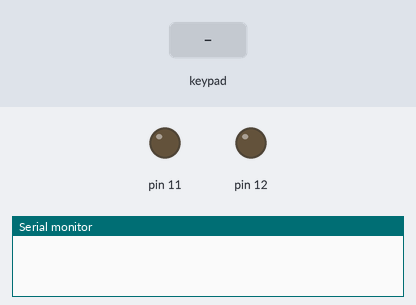
Bench run of a sketch on a simulated Arduino Uno, built with avr-gcc and run on an emulated ATmega328P. Parts: output pins drawn as LEDs (lit = HIGH), the last lines printed to the serial monitor. The test bench sets the inputs (shaded band).

Above: at 1.2 s.
1.3 s: key '1' pressed
At 2.5 s:
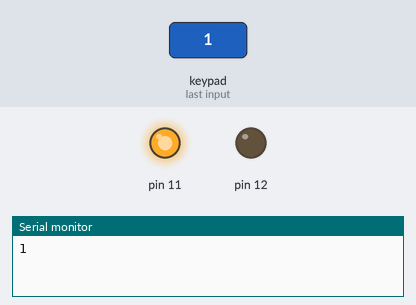
2.8 s: keypad keys 5 4 3 2 # pressed 0.4 s apart
At 4.5 s:
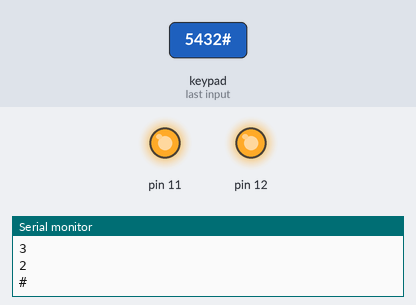
6.3 s: keypad keys 1 3 9 7 * pressed 0.4 s apart
At 7.4 s:
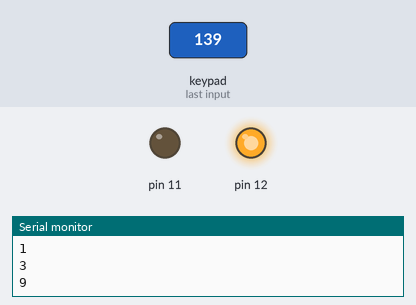
11.3 s: key '2' pressed
At 12.3 s:
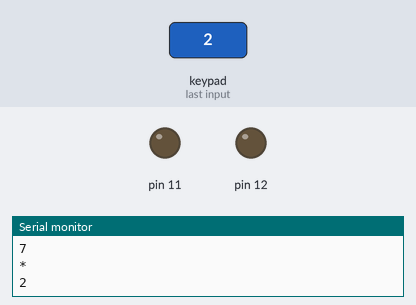
12.8 s: keypad keys 5 4 3 2 D pressed 0.4 s apart
At 14.4 s:
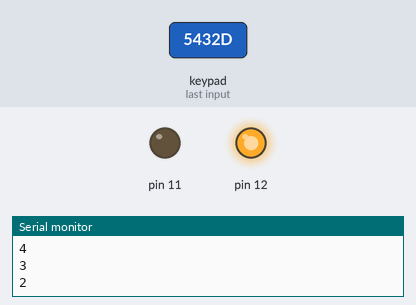
Timing chart, 0 to 15.9 s (numbered marks = the images above; inputs shaded):
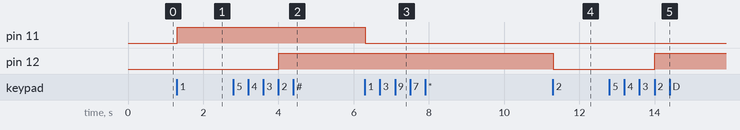

The sketch:

keypad4x4_example.ino
```cpp
#include <Keypad.h>

const byte ROWS = 4; //four rows
const byte COLS = 4; //three columns
char keys[ROWS][COLS] = {
  {'1','2','3','A'},
  {'4','5','6','B'},
  {'7','8','9','C'},
  {'*','0','#','D'}
};
byte rowPins[ROWS] = {5, 4, 3, 2}; //connect to the row pinouts of the keypad
byte colPins[COLS] = {9, 8, 7,6}; //connect to the column pinouts of the keypad

Keypad keypad = Keypad( makeKeymap(keys), rowPins, colPins, ROWS, COLS );

void setup(){
  Serial.begin(9600);
  pinMode(11,OUTPUT);
  pinMode(12,OUTPUT);
}

void loop(){
  char key = keypad.getKey();

  if(key)
  {
    Serial.println(key);
//  delay(100);
   if(key=='1')
   digitalWrite(11,!digitalRead(11));
   if(key=='2')
   digitalWrite(12,!digitalRead(12));

  }

}
```

Measured:
- after the input at 1.3 s, pin 11: LOW → HIGH at once
- after the input at 2.8 s, pin 12: LOW → HIGH after 1.2 s
- after the input at 6.3 s, pin 11: HIGH → LOW at once
- after the input at 11.3 s, pin 12: HIGH → LOW at once
- after the input at 12.8 s, pin 12: LOW → HIGH after 1.2 s
